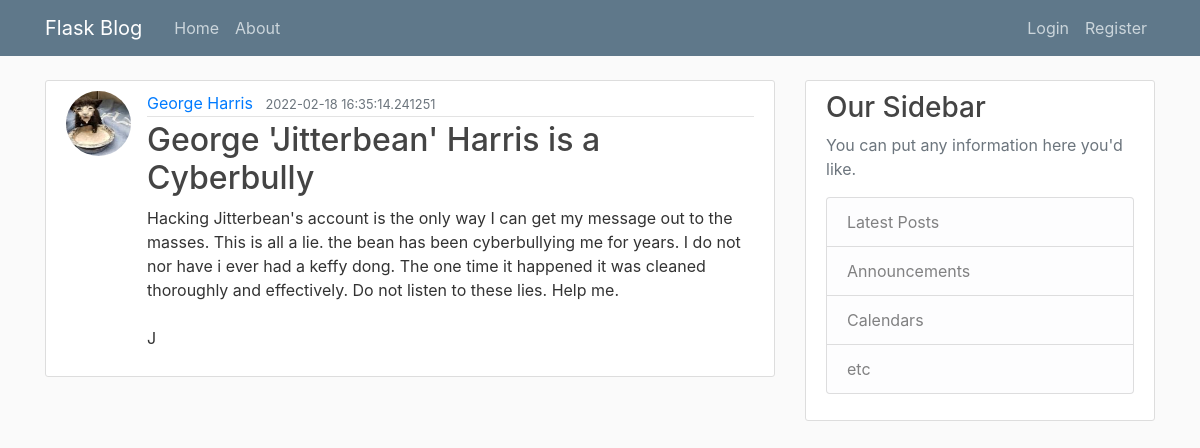
Screenshot of /post/3 with the database file from the repository.
### core/models.py (models this page shows, shortened)
class User(db.Model, UserMixin):
    id = db.Column(db.Integer, primary_key=True)
    username = db.Column(db.String(20), unique=True, nullable=False)
    email = db.Column(db.String(120), unique=True, nullable=False)
    image_file = db.Column(db.String(20), nullable=False, default='default.jpg')
    password = db.Column(db.String(60), nullable=False)
    posts = db.relationship('Post', backref='author', lazy=True)

class Post(db.Model):
    id = db.Column(db.Integer, primary_key=True)
    title = db.Column(db.String(100), nullable=False)
    date_posted = db.Column(db.DateTime, nullable=False, default=datetime.utcnow)
    content = db.Column(db.Text, nullable=False)
    user_id = db.Column(db.Integer, db.ForeignKey('user.id'), nullable=False)

### core/routes.py (the view)
@app.route("/post/<post_id>")
def post(post_id):
    post = Post.query.get_or_404(post_id)
    return render_template('post.html', title=post.title, post=post)

### core/Templates/post.html (shortened to what this page needs)
{% extends "layout.html" %}
{% block content %}
<article class="media content-section">
  <img class="rounded-circle article-img"
    src="{{ url_for('static', filename='profile_pics/' + post.author.image_file) }}">
  <div class="media-body">
    <div class="article-metadata">
      <a class="mr-2" href="#">{{ post.author.username }}</a>
      <small class="text-muted">{{ post.date_posted }}</small>
    </div>
    <h2 class="article-title">{{ post.title }}</h2>
    <p class="article-content">{{ post.content }}</p>
  </div>
</article>
{% endblock content %}

### core/static/main.css (style rules this page uses)
body { background: #fafafa; color: #333333; margin-top: 5rem; }
h1, h2, h3, h4, h5, h6 { color: #444444; }
.content-section { background: #ffffff; padding: 10px 20px; border: 1px solid #dddddd; border-radius: 3px; margin-bottom: 20px; }
.article-title { color: #444444; }
.article-content { white-space: pre-line; }
.article-img { height: 65px; width: 65px; margin-right: 16px; }
.article-metadata { padding-bottom: 1px; margin-bottom: 4px; border-bottom: 1px solid #e3e3e3 }

### rows the page displays
User: image_file (picture), author.username "George Harris"
Post: date_posted "2022-02-18 16:35:14.241251", title "George 'Jitterbean' Harris is a Cyberbully", content "Hacking Jitterbean's account is the only way I can get my message out to the masses. This is all a lie. the bean has been cyberbullying me for years. I do not nor have i ever had a keffy dong. The one time it happened it was cleaned thoroughly and effectively. Do not listen to these lies. Help me. J"
